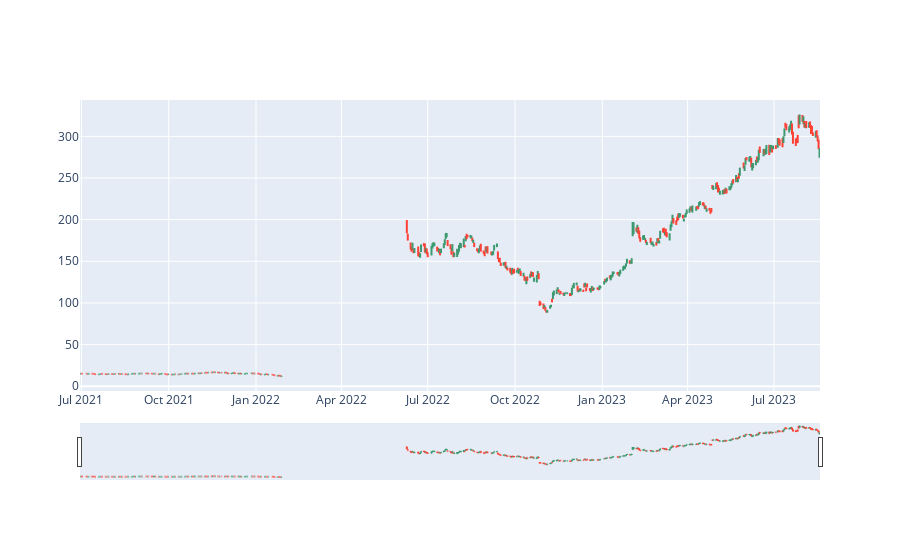

This figure's notebook cell:
### Markdown cell above
What? Why is there no META ticker before 2022-06-09? Why is there no FB ticker?

### Code cell
fig = go.Figure(data=go.Ohlc(x=meta_d1['date'],
                    open=meta_d1['open'],
                    high=meta_d1['high'],
                    low=meta_d1['low'],
                    close=meta_d1['close']))
fig.show()

### Figure 1 — Plotly figure (JSON) as saved in the notebook; plotly's stock layout.template omitted (floating-point values rounded to 4 significant figures; data arrays with more than 128 entries replaced by an {"elided": "..."} marker saying what was removed)
{"data": [{"close": {"elided": "448 float values"}, "high": {"elided": "448 float values"}, "low": {"elided": "448 float values"}, "open": {"elided": "448 float values"}, "type": "ohlc", "x": {"elided": "448 str values"}}], "layout": {}}
